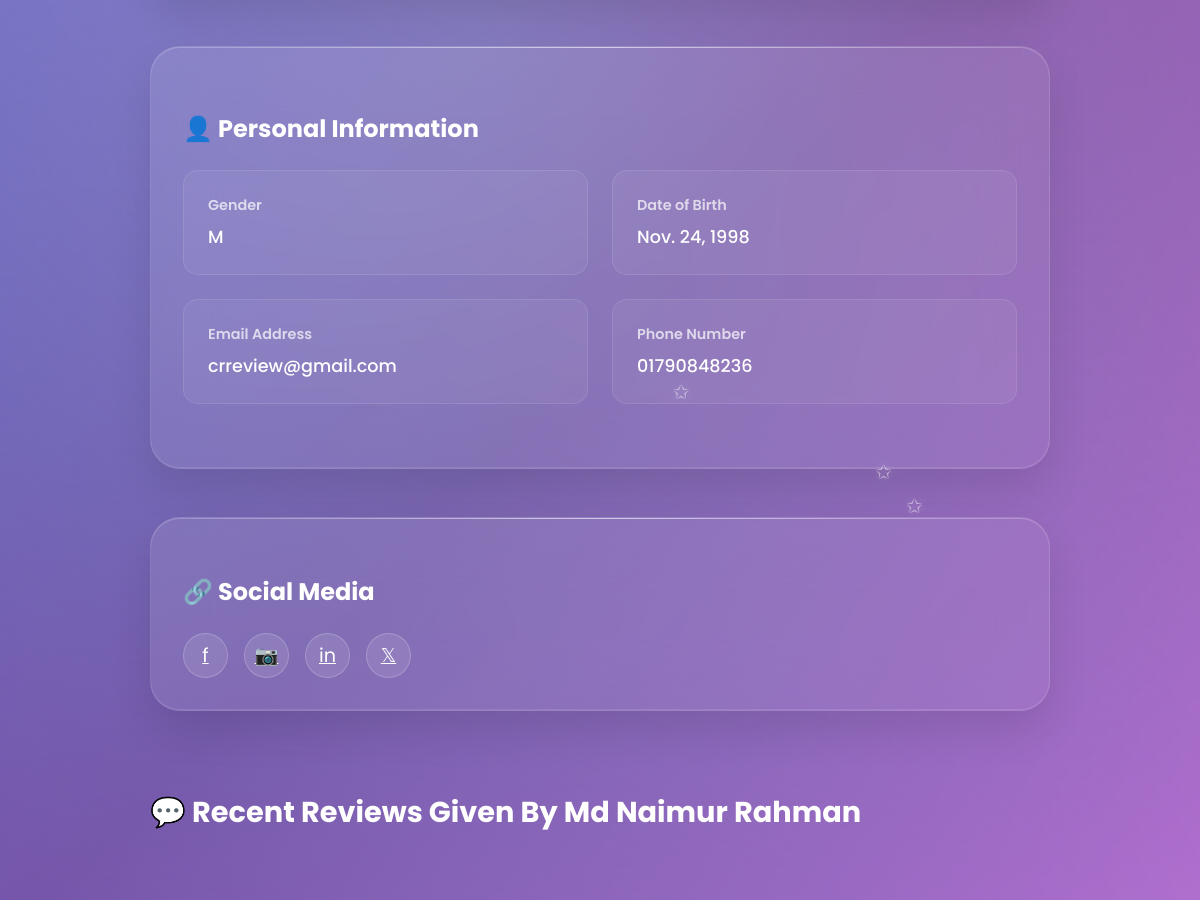
Before: /user_view/md-naimur-rahman/ (middle part) with the older database file.
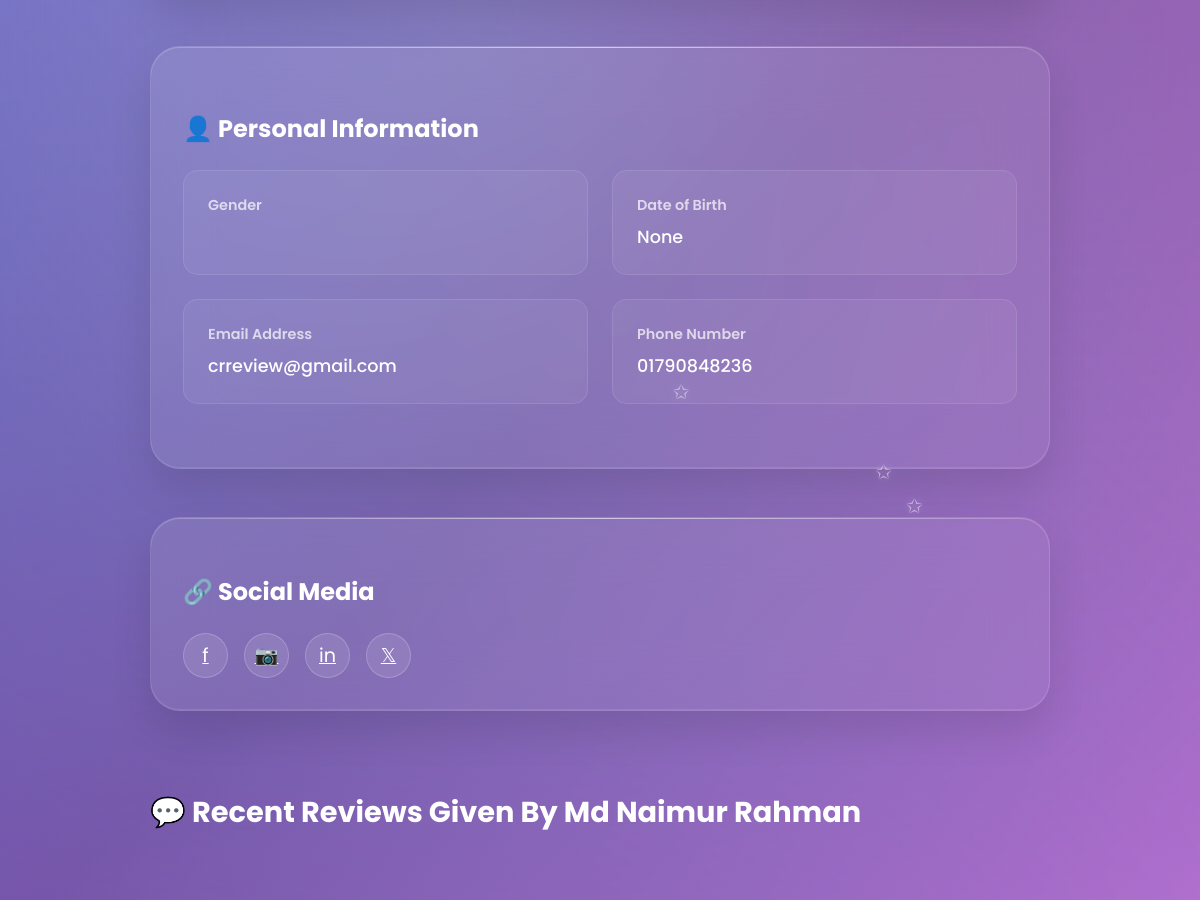
After: the same page with the newer database file.
### userprofile/models.py (models this page shows, shortened)
class User(AbstractBaseUser,PermissionsMixin):
    university=models.ForeignKey(University, on_delete=models.SET_NULL,related_name='university',null=True,blank=True)
    department=models.ForeignKey(Department, on_delete=models.SET_NULL,related_name='department',null=True,blank=True)
    profile_picture=models.ImageField(upload_to=user_profile_picture_path,null=True,blank=True)
    first_name = models.CharField(max_length=50)
    last_name = models.CharField(max_length=50)
    gender = models.CharField(choices=[('M', 'Male'), ('F', 'Female')], max_length=1)
    email = models.EmailField(unique=True)
    phone=models.CharField(max_length=20,null=True,blank=True)
    date_of_birth=models.DateField(null=True,blank=True)
    student_id=models.CharField(max_length=50,unique=True,null=True,blank=True)
    batch=models.CharField(max_length=20,null=True,blank=True)
    dept_batch = models.CharField(max_length=20 , blank=True, null=True)
    section=models.CharField(max_length=20,null=True,blank=True)
    bio=models.TextField(null=True,blank=True)
    facebook_url=models.URLField(default='https://www.facebook.com/')
    instagram_url=models.URLField(default='https://www.instagram.com/')
    linkedin_url=models.URLField(default='https://www.linkedin.com/')
    role=models.CharField(max_length=20, default='student')
    slug=models.SlugField(blank=True,unique=True)
    is_active = models.BooleanField(default=True)
    is_staff = models.BooleanField(default=False)
    created_at = models.DateTimeField(auto_now_add=True)
    updated_at = models.DateTimeField(auto_now=True)
    deleted_at = models.DateTimeField(blank=True, null=True)
    USERNAME_FIELD = 'email'
    REQUIRED_FIELDS = ['first_name','last_name']
    objects = CustomUserManager()
    def get_full_name(self):
        return f"{self.first_name} {self.last_name}"

### userprofile/views.py (the view)
# urls.py: path('user_view/<str:slug>/',user_view,name="user_view"),
def user_view(request,slug):
    view_user =get_object_or_404(User,slug=slug)
    review = Review.objects.filter(user=view_user).order_by('-created_at')
    paginator = Paginator(review,5)
    page_number = request.GET.get('page',1)
    try:
        review = paginator.page(page_number)
    except PageNotAnInteger:
        review = paginator.page(1)
    except EmptyPage:
        review = paginator.page(1)
    context = {
        'view_user':view_user,
        'user': request.user,
        'review':review
    }
    return render(request,'user_profile/user_view.html',context)

### cr/models.py (called while the page is built)
    def __str__(self):
        return self.title

    def __str__(self):
        return self.title

### templates/user_profile/user_view.html (shortened to what this page needs)
{% extends 'base.html' %}
{% load static %}
{% block content %}
    <div id="cr-profile" class="page">
        <div class="container">
            <div style="max-width: 900px; margin: 0 auto;">
                <div class="search-section">
                 <div class="card1" style="margin-top: 2rem;">
                    <h3 class="card-title1">👤 Personal Information</h3>
                    <div class="info-grid">
                        <div class="info-item">
                            <div class="info-label">Gender</div>
                            <div class="info-value">{{view_user.gender}}</div>
                        </div>
                        <div class="info-item">
                            <div class="info-label">Date of Birth</div>
                            <div class="info-value">{{view_user.date_of_birth}}</div>
                        </div>
                        <div class="info-item">
                            <div class="info-label">Email Address</div>
                            <div class="info-value">{{view_user.email}}</div>
                        </div>
                        <div class="info-item">
                            <div class="info-label">Phone Number</div>
                            <div class="info-value">{{view_user.phone}}</div>
                        </div>
                    </div>
                    </div>
                </div>
                <div class="search-section">
                    <h3 class="card-title1" style="margin-top: 1.5rem;">🔗 Social Media</h3>
                    <div class="social-links">
                        <a href="{{view_user.facebook_url}}" class="social-btn" title="Facebook">f</a>
                        <a href="{{view_user.instagram_url}}" class="social-btn" title="Instagram">📷</a>
                        <a href="{{view_user.linkedin_url}}" class="social-btn" title="LinkedIn">in</a>
                        <a href="#" class="social-btn" title="Twitter">𝕏</a>
                    </div>
                </div>
                <div class="section">
                    <h2 style="color: white; font-size: 1.8rem; font-weight: 700; margin-bottom: 2rem;">💬 Recent Reviews Given By {{view_user.get_full_name}}</h2>
                </div>
            </div>
        </div>
    </div>
{% endblock content %}

Changed rows visible on the page:
changed User "Md Naimur Rahman": date_of_birth "Nov. 24, 1998" → "None"; gender "M" → (not shown)
